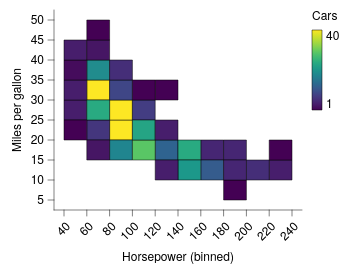

Source (Vega-Lite JSON):
### Vega-Lite specification from a JSON file in a GitHub repository (floating-point values rounded to 4 significant figures; data arrays with more than 128 entries replaced by an {"elided": "..."} marker saying what was removed)
{"background": null, "config": {"arc": {"fill": "#DBDBDB", "fillOpacity": 1.0, "innerRadius": 25.0, "padAngle": 0.03, "stroke": "black", "strokeOpacity": 1, "strokeWidth": 0.25}, "area": {"fill": "#DBDBDB", "fillOpacity": 1.0, "stroke": "black", "strokeOpacity": 1, "strokeWidth": 0.25}, "axis": {"domain": true, "domainCap": "round", "domainColor": "black", "domainWidth": 0.25, "grid": false, "gridCap": "round", "gridColor": "#F1F1F1", "gridDash": [0, 0], "gridOpacity": 1.0, "gridWidth": 0.25, "labelColor": "black", "labelFont": "Helvetica Neue, HelveticaNeue, Helvetica, Arial, sans-serif", "labelFontSize": 6, "labelFontStyle": "normal", "labelFontWeight": 400, "offset": 0, "ticks": true, "tickCap": "round", "tickColor": "black", "tickRound": false, "tickSize": 3.0, "tickWidth": 0.25, "titleColor": "black", "titleFont": "Helvetica Neue, HelveticaNeue, Helvetica, Arial, sans-serif", "titleFontSize": 6, "titleFontStyle": "normal", "titleFontWeight": 400}, "axisX": {"domain": true, "labelAlign": "right", "labelAngle": 315, "labels": true, "ticks": true, "translate": 0}, "axisY": {"domain": true, "labelAlign": "right", "labelAngle": 0, "labels": true, "ticks": true, "translate": 0}, "axisRight": {"domain": true, "labelAlign": "left", "labelAngle": 0, "labels": true, "ticks": true, "translate": 0}, "axisTop": {"domain": true, "labelAlign": "left", "labelAngle": 45, "labels": true, "ticks": true, "translate": 0}, "axisBand": {"tickOffset": 0}, "bar": {"fill": "#DBDBDB", "fillOpacity": 1.0, "stroke": "black", "strokeOpacity": 1, "strokeWidth": 0.25}, "boxplot": {"size": 9.0, "ticks": {"cornerRadius": 0.25, "fill": "black", "opacity": 1, "size": 4.5, "thickness": 0.25}, "box": {"fillOpacity": 1.0, "stroke": "black", "strokeOpacity": 1, "strokeWidth": 0.25}, "median": {"cornerRadius": 0, "fill": "black", "fillOpacity": 1.0, "opacity": 1, "size": 9.0, "thickness": 0.25}, "rule": {"fill": "black", "fillOpacity": 1.0, "size": 10.0, "stroke": "black", "strokeDash": [0, 0], "strokeOpacity": 1, "strokeWidth": 0.25}, "outliers": {"color": "black", "fill": "black", "fillOpacity": 1.0, "size": 0, "stroke": "black", "strokeOpacity": 1, "strokeWidth": 0.25}}, "circle": {"fill": "black", "fillOpacity": 1.0, "size": 1.25, "stroke": null, "strokeOpacity": 1, "strokeWidth": 0.25}, "errorband": {"band": {"fillOpacity": 0.6, "stroke": null, "strokeWidth": 0.25, "strokeOpacity": 1}, "borders": {"opacity": 0, "strokeOpacity": 1, "strokeWidth": 0.25}}, "errorbar": {"opacity": 1, "rule": {"strokeDash": [0, 0], "strokeWidth": 0.25}, "ticks": {"color": "black", "cornerRadius": 0.125, "opacity": 1, "size": 6.0, "thickness": 0.25}, "thickness": 0.25}, "font": "Helvetica Neue, HelveticaNeue, Helvetica, Arial, sans-serif", "geoshape": {"fill": "#DBDBDB", "fillOpacity": 1.0, "stroke": "black", "strokeOpacity": 1, "strokeWidth": 0.25}, "header": {"labelColor": "black", "labelFont": "Helvetica Neue, HelveticaNeue, Helvetica, Arial, sans-serif", "labelFontSize": 6, "labelFontStyle": "normal", "labelFontWeight": 400, "titleColor": "black", "titleFont": "Helvetica Neue, HelveticaNeue, Helvetica, Arial, sans-serif", "titleFontSize": 6, "titleFontStyle": "normal", "titleFontWeight": 400, "titlePadding": 0}, "legend": {"disable": false, "offset": 4.5, "titlePadding": 4, "labelOffset": 2, "gradientLabelOffset": 2, "columnPadding": 4, "rowPadding": 2, "gradientThickness": 5, "gradientOpacity": 1.0, "gradientStrokeColor": "black", "gradientStrokeWidth": 0.25, "labelColor": "black", "labelFont": "Helvetica Neue, HelveticaNeue, Helvetica, Arial, sans-serif", "labelFontSize": 6, "labelFontStyle": "normal", "labelFontWeight": 400, "strokeColor": "black", "strokeWidth": 0, "symbolSize": 36, "symbolStrokeColor": "black", "symbolStrokeWidth": 0.25, "titleColor": "black", "titleFont": "Helvetica Neue, HelveticaNeue, Helvetica, Arial, sans-serif", "titleFontSize": 6, "titleFontStyle": "normal", "titleFontWeight": 400}, "line": {"color": "black", "stroke": "black", "strokeCap": "butt", "strokeDash": [0, 0], "strokeOpacity": 1, "strokeWidth": 0.5}, "point": {"filled": true, "fill": "#DBDBDB", "fillOpacity": 1.0, "size": 5.0, "stroke": "black", "strokeOpacity": 1, "strokeWidth": 0.25}, "range": {"category": ["#9D9D9D", "#28287D", "#004225", "#47266F", "#00605D", "#DBDBDB", "#7983C1", "#6E927B", "#937FB4", "#699A97"], "diverging": {"scheme": ["#4F4265", "#6A5C82", "#85789D", "#A196B7", "#BDB5CE", "#D8D6DD", "#F6F6F6", "#CED8D7", "#9DBFBD", "#75A3A0", "#518683", "#326967", "#164D4B"]}, "heatmap": {"scheme": ["#440154", "#472270", "#433E82", "#38598C", "#2C728E", "#238A8D", "#24A086", "#39B578", "#5DC862", "#96D646", "#CAE02D", "#FDE724"]}, "ordinal": {"scheme": ["#F1F1F1", "#DBDBDB", "#C6C6C6", "#B2B2B2", "#9D9D9D", "#898989", "#767676", "#636363", "#515151", "#404040", "#2F2F2F", "#1F1F1F"]}, "ramp": {"scheme": ["#440154", "#472270", "#433E82", "#38598C", "#2C728E", "#238A8D", "#24A086", "#39B578", "#5DC862", "#96D646", "#CAE02D", "#FDE724"]}}, "rule": {"color": "black", "stroke": "black", "strokeCap": "round", "strokeDash": [2, 2], "strokeOpacity": 1, "strokeWidth": 0.25}, "scale": {"barBandPaddingInner": 0.1, "rectBandPaddingInner": 0, "tickBandPaddingInner": 0.1, "bandPaddingOuter": 0.1, "bandWithNestedOffsetPaddingInner": 0.2, "bandWithNestedOffsetPaddingOuter": 0.2, "offsetBandPaddingInner": 0, "offsetBandPaddingOuter": 0, "continuousPadding": 5.0, "round": false}, "rect": {"fill": "#DBDBDB", "fillOpacity": 1.0, "stroke": "black", "strokeOpacity": 1, "strokeWidth": 0.25}, "square": {"fill": "#DBDBDB", "fillOpacity": 1.0, "size": 10.0, "stroke": "black", "strokeOpacity": 1, "strokeWidth": 0.25}, "text": {"color": "black", "font": "Helvetica Neue, HelveticaNeue, Helvetica, Arial, sans-serif", "fontSize": 6, "fontStyle": "normal", "fontWeight": 400}, "tick": {"color": "black", "cornerRadius": 0.125, "opacity": 1.0, "size": 9.0, "thickness": 0.25}, "title": {"anchor": "middle", "frame": "group", "color": "black", "font": "Helvetica Neue, HelveticaNeue, Helvetica, Arial, sans-serif", "fontSize": 6, "fontStyle": "normal", "fontWeight": 400, "subtitleColor": "black", "subtitleFont": "Helvetica Neue, HelveticaNeue, Helvetica, Arial, sans-serif", "subtitleFontSize": 6, "subtitleFontStyle": "normal", "subtitleFontWeight": 400}, "trail": {"color": "black", "opacity": 1, "size": 0.5}, "view": {"continuousWidth": 124, "continuousHeight": 100, "discreteWidth": 124, "discreteHeight": 100, "fill": null, "stroke": null, "strokeWidth": 0.25}}, "data": {"name": "data-7285c4e2e195e5a75737a34913199f5f"}, "mark": {"type": "rect"}, "encoding": {"color": {"aggregate": "count", "title": "Cars", "type": "quantitative", "legend": {"gradientLength": 40.0}}, "x": {"bin": {"maxbins": 12}, "field": "Horsepower", "type": "quantitative", "scale": {"nice": false}}, "y": {"bin": {"maxbins": 12}, "field": "Miles_per_Gallon", "title": "Miles per gallon", "type": "quantitative", "scale": {"nice": false}}}, "$schema": "https://vega.github.io/schema/vega-lite/v6.4.1.json", "datasets": {"data-7285c4e2e195e5a75737a34913199f5f": {"elided": "392 records"}}}
